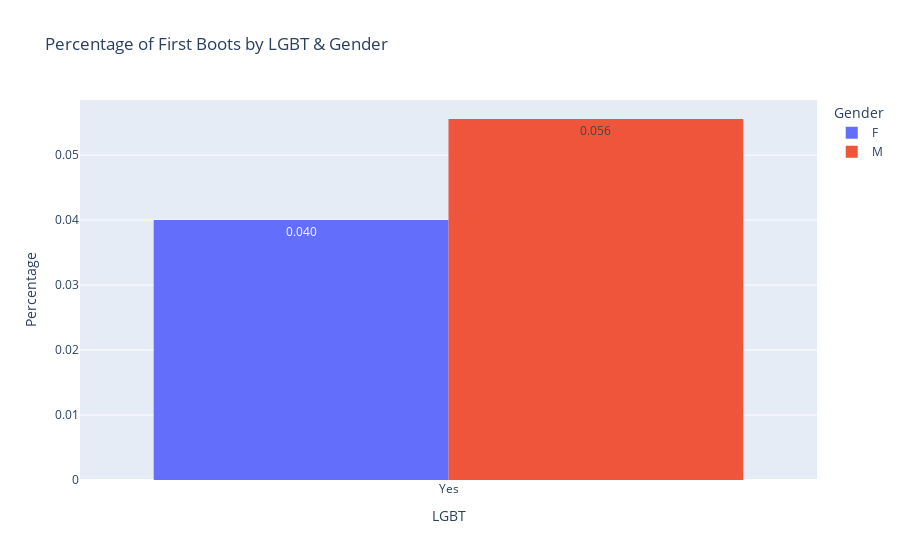

The notebook cell this image was saved under:
### Markdown cell above
LGBT contestants are more likely to be male. Female LGBT contestants make up about 5 percent of the female cast, while LGBT men
make up over 11 percent of male contestants.

### Code cell
fig = px.histogram(df_first, x = "lgbt", y= "proportion",  color = "gender", title = "Percentage of First Boots by LGBT & Gender",
                  text_auto = '.3f', barmode = "group",  labels = {"lgbt" : "LGBT",
                                                                                       "gender" : "Gender"})
fig.update_layout(yaxis_title="Percentage") 
fig.show()

### Figure 1 — Plotly figure (JSON) as saved in the notebook; plotly's stock layout.template omitted (floating-point values rounded to 4 significant figures)
{"data": [{"alignmentgroup": "True", "bingroup": "x", "histfunc": "sum", "hovertemplate": "Gender=F<br>LGBT=%{x}<br>sum of proportion=%{y}<extra></extra>", "legendgroup": "F", "marker": {"color": "#636efa", "pattern": {"shape": ""}}, "name": "F", "offsetgroup": "F", "orientation": "v", "showlegend": true, "texttemplate": "%{value:.3f}", "type": "histogram", "x": ["Yes"], "xaxis": "x", "y": [0.04], "yaxis": "y"}, {"alignmentgroup": "True", "bingroup": "x", "histfunc": "sum", "hovertemplate": "Gender=M<br>LGBT=%{x}<br>sum of proportion=%{y}<extra></extra>", "legendgroup": "M", "marker": {"color": "#EF553B", "pattern": {"shape": ""}}, "name": "M", "offsetgroup": "M", "orientation": "v", "showlegend": true, "texttemplate": "%{value:.3f}", "type": "histogram", "x": ["Yes"], "xaxis": "x", "y": [0.05556], "yaxis": "y"}], "layout": {"autosize": true, "barmode": "group", "legend": {"title": {"text": "Gender"}, "tracegroupgap": 0}, "title": {"text": "Percentage of First Boots by LGBT & Gender"}, "xaxis": {"anchor": "y", "autorange": true, "domain": [0, 1], "range": [-0.5, 0.5], "title": {"text": "LGBT"}, "type": "category"}, "yaxis": {"anchor": "x", "autorange": true, "domain": [0, 1], "range": [0, 0.05848], "title": {"text": "Percentage"}, "type": "linear"}}}
